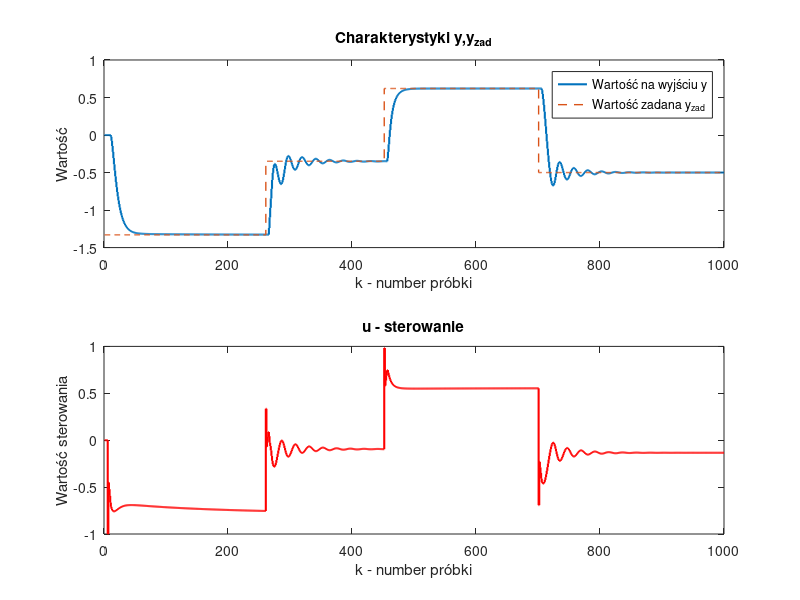

The MATLAB script that drew this image: (Note: this script raises an error after producing the figure.)

%% Parametry zadania
Upp = 0;
Ypp = 0;
Umin= -1;
Umax = 1;

%% Parametry regulatora PID
Kp = 0.6191;
Ti = 5.7846 ;
Td = 0.3766;
Tp=0.5;

%% Wyznaczone wartości r1,r2,r0
r1 = Kp*((Tp/(2*Ti)) -2 *(Td/Tp) -1)
r2 = Kp*Td/Tp
r0 = Kp*(1+(Tp/(2*Ti)) + (Td/Tp))

%% Inicjalizacja wektorów
kk=1000;
u(1:kk)=Upp;
y(1:kk)=Ypp;
e(1:kk)=0;

%% Przykładowe wartości zadanej yzad
yzad(1:260)=-1.33;
yzad(261:451)= -0.35;
yzad(452:700) = 0.62;
yzad(701:1000) = -0.5;
%% Parametry z zadania 2
alpha1 = -1.489028;
alpha2 = 0.535261;
beta1 = 0.012757;
beta2 = 0.010360;
x1(1:kk) =0;
x2(1:kk) = 0;
%% Pętla regulatora
for k=6:kk
g1 = (exp(7.5 * u(k-5))-1)/(exp(7.5*u(k-5))+1);
x1(k) = -alpha1 * x1(k-1) + x2(k-1) + beta1 * g1;
x2(k) = -alpha2 * x1(k-1) + beta2 *g1;
g2 = 1.2 * (1 - exp(-1.5 * x1(k)));
y(k) = g2;
e(k)=(yzad(k)-y(k));
u(k)=r2*e(k-2)+r1*e(k-1)+r0*e(k)+u(k-1);

%% Skalowanie wartości u

% Sprawdzenie czy skok znajduje się w przedziale
% deltau = u(k) - u(k-1);
% u(k) = u(k-1) + min(abs(deltau), abs(deltaumax)) * sign(deltau);

% Sprawdzenie czy U znajduje się w przedziale, ew. ścięcie
u(k) = max(min(u(k),Umax),Umin);
end
sum(e.^2)
%% Przygotowanie wykresów i wizualizacja
t = linspace(1,kk,kk);
figure
subplot(2,1,2)
stairs(t,u,'LineWidth',1.5, Color='r');
title('u - sterowanie');
xlabel('k - number próbki');
ylabel("Wartość sterowania")
subplot(2,1,1)
% matlab2tikz ('zad4PID_u.tex' , 'showInfo' , false)
stairs(t,y,'LineWidth',1.5);
hold on;
stairs(t,yzad,'LineWidth',1, 'LineStyle','--');
title('Charakterystyki y,y_{zad}');
xlabel('k - number próbki');
ylabel('Wartość')
legend("Wartość na wyjściu y", "Wartość zadana y_{zad}",Location="northwest")
matlab2tikz ('zad5dodPID.tex' , 'showInfo' , false)